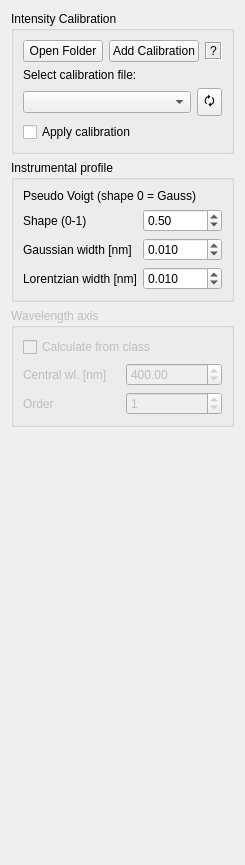
       <widget class="QWidget" name="settings_tab">
        <attribute name="title">
         <string>Settings</string>
        </attribute>
        <layout class="QVBoxLayout" name="verticalLayout_4">
         <item>
          <widget class="QGroupBox" name="specopt_inctcal_group">
           <property name="title">
            <string>Intensity Calibration</string>
           </property>
           <layout class="QVBoxLayout" name="verticalLayout_6">
            <item>
             <layout class="QHBoxLayout" name="horizontalLayout_6">
              <item>
               <widget class="QPushButton" name="open_cal_folder_btn">
                <property name="text">
                 <string>Open Folder</string>
                </property>
               </widget>
              </item>
              <item>
               <widget class="QPushButton" name="add_cal_file_btn">
                <property name="text">
                 <string>Add Calibration</string>
                </property>
               </widget>
              </item>
              <item>
               <widget class="QLabel" name="calibration_info">
                <property name="sizePolicy">
                 <sizepolicy hsizetype="Fixed" vsizetype="Fixed">
                  <horstretch>0</horstretch>
                  <verstretch>0</verstretch>
                 </sizepolicy>
                </property>
                <property name="cursor">
                 <cursorShape>ArrowCursor</cursorShape>
                </property>
                <property name="toolTip">
                 <string>&lt;html&gt;&lt;head/&gt;&lt;body&gt;&lt;p&gt;Calibration files must be in a format supported by OES toolbox and represent the relative sensitivity of the spectrometer as photons/s.&lt;/p&gt;&lt;/body&gt;&lt;/html&gt;</string>
                </property>
                <property name="frameShape">
                 <enum>QFrame::Shape::Box</enum>
                </property>
                <property name="frameShadow">
                 <enum>QFrame::Shadow::Sunken</enum>
                </property>
                <property name="text">
                 <string>?</string>
                </property>
                <property name="wordWrap">
                 <bool>false</bool>
                </property>
                <property name="openExternalLinks">
                 <bool>false</bool>
                </property>
               </widget>
              </item>
             </layout>
            </item>
            <item>
             <layout class="QHBoxLayout" name="horizontalLayout_20">
              <item>
               <widget class="QLabel" name="label_13">
                <property name="text">
                 <string>Select calibration file:</string>
                </property>
               </widget>
              </item>
             </layout>
            </item>
            <item>
             <layout class="QHBoxLayout" name="horizontalLayout_19">
              <item>
               <widget class="QComboBox" name="cal_files_cbox">
                <property name="sizePolicy">
                 <sizepolicy hsizetype="Preferred" vsizetype="Fixed">
                  <horstretch>12</horstretch>
                  <verstretch>0</verstretch>
                 </sizepolicy>
                </property>
               </widget>
              </item>
              <item>
               <widget class="QToolButton" name="cal_refresh_btn">
                <property name="text">
                 <string>🗘</string>
                </property>
               </widget>
              </item>
             </layout>
            </item>
            <item>
             <widget class="QCheckBox" name="apply_cal_check">
              <property name="text">
               <string>Apply calibration</string>
              </property>
             </widget>
            </item>
           </layout>
          </widget>
         </item>
         <item>
          <widget class="QGroupBox" name="specopt_profile_group">
           <property name="title">
            <string>Instrumental profile</string>
           </property>
           <layout class="QGridLayout" name="gridLayout">
            <item row="2" column="1">
             <widget class="SpinBox" name="mol_instr_w">
              <property name="decimals">
               <number>3</number>
              </property>
              <property name="maximum">
               <double>10.000000000000000</double>
              </property>
              <property name="minimum">
               <double>0.0001</double>
              </property>
              <property name="singleStep">
               <double>0.010000000000000</double>
              </property>
              <property name="value">
               <double>0.010000000000000</double>
              </property>
              <property name="toolTip">
               <string>Gaussian stdev in nm, for Voigt profile</string>
              </property>
             </widget>
            </item>
            <item row="1" column="0">
               <widget class="QLabel" name="label_18">
                <property name="text">
                 <string>Shape (0-1)</string>
                </property>
              <property name="hidden">
               <bool>true</bool>
              </property>
               </widget>
              </item>
            <item row="1" column="1">
               <widget class="QDoubleSpinBox" name="mol_instr_mu">
                <property name="maximum">
                 <double>1.000000000000000</double>
                </property>
              <property name="minimum">
               <double>0</double>
              </property>
                <property name="singleStep">
               <double>0.01</double>
                </property>
                <property name="value">
                 <double>0.500000000000000</double>
                </property>
              <property name="hidden">
               <bool>true</bool>
              </property>
               </widget>
              </item>
            <item row="2" column="0">
               <widget class="QLabel" name="label_17">
                <property name="text">
               <string>Gaussian width [nm]</string>
                </property>
               </widget>
              </item>
            <item row="0" column="0" colspan="2">
             <widget class="QLabel" name="label_16">
              <property name="text">
               <string>Pseudo Voigt (shape 0 = Gauss)</string>
              </property>
              <property name="hidden">
               <bool>true</bool>
              </property>
             </widget>
            </item>
            <item row="3" column="0">
             <widget class="QLabel" name="label_19">
              <property name="text">
               <string>Lorentzian width [nm]</string>
              </property>
             </widget>
            </item>
            <item row="3" column="1">
             <widget class="SpinBox" name="mol_instr_gamma">
                <property name="decimals">
                 <number>3</number>
                </property>
              <property name="minimum">
                <double>0.0001</double>
              </property>
                <property name="maximum">
                <double>10.0</double>
                </property>
                <property name="value">
                 <double>0.010000000000000</double>
                </property>
              <property name="singleStep">
               <double>0.01</double>
              </property>
              <property name="toolTip">
                <string>Lorentzian half-width in nm, for Voigt profile.</string>
              </property>
               </widget>
            </item>
           </layout>
          </widget>
         </item>
         <item>
          <widget class="QGroupBox" name="specopt_axis_group">
           <property name="enabled">
            <bool>false</bool>
           </property>
           <property name="title">
            <string>Wavelength axis</string>
           </property>
           <property name="checkable">
            <bool>false</bool>
           </property>
           <layout class="QVBoxLayout" name="verticalLayout_13">
            <item>
             <widget class="QCheckBox" name="specopt_wloverwrite">
              <property name="text">
               <string>Calculate from class</string>
              </property>
             </widget>
            </item>
            <item>
             <layout class="QHBoxLayout" name="horizontalLayout_43">
              <item>
               <widget class="QLabel" name="label_26">
                <property name="text">
                 <string>Central wl. [nm]</string>
                </property>
               </widget>
              </item>
              <item>
               <widget class="QDoubleSpinBox" name="specopt_cwl">
                <property name="maximum">
                 <double>9999.000000000000000</double>
                </property>
                <property name="value">
                 <double>400.000000000000000</double>
                </property>
               </widget>
              </item>
             </layout>
            </item>
            <item>
             <layout class="QHBoxLayout" name="horizontalLayout_44">
              <item>
               <widget class="QLabel" name="label_27">
                <property name="text">
                 <string>Order</string>
                </property>
               </widget>
              </item>
              <item>
               <widget class="QSpinBox" name="specopt_order">
                <property name="maximum">
                 <number>5</number>
                </property>
                <property name="value">
                 <number>1</number>
                </property>
               </widget>
              </item>
             </layout>
            </item>
           </layout>
          </widget>
         </item>
         <item>
          <spacer name="verticalSpacer">
           <property name="orientation">
            <enum>Qt::Orientation::Vertical</enum>
           </property>
           <property name="sizeHint" stdset="0">
            <size>
             <width>20</width>
             <height>427</height>
            </size>
           </property>
          </spacer>
         </item>
        </layout>
       </widget>
